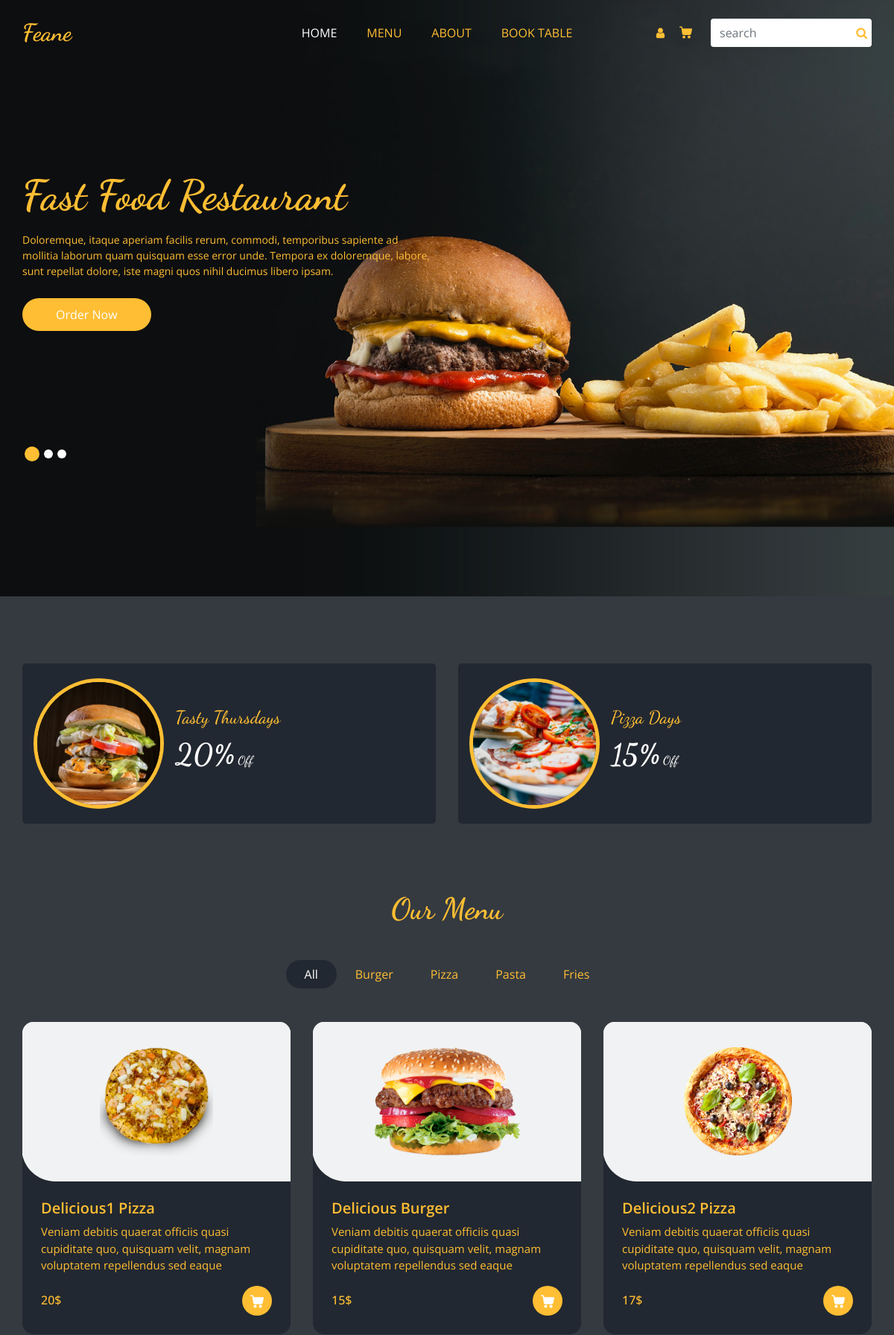
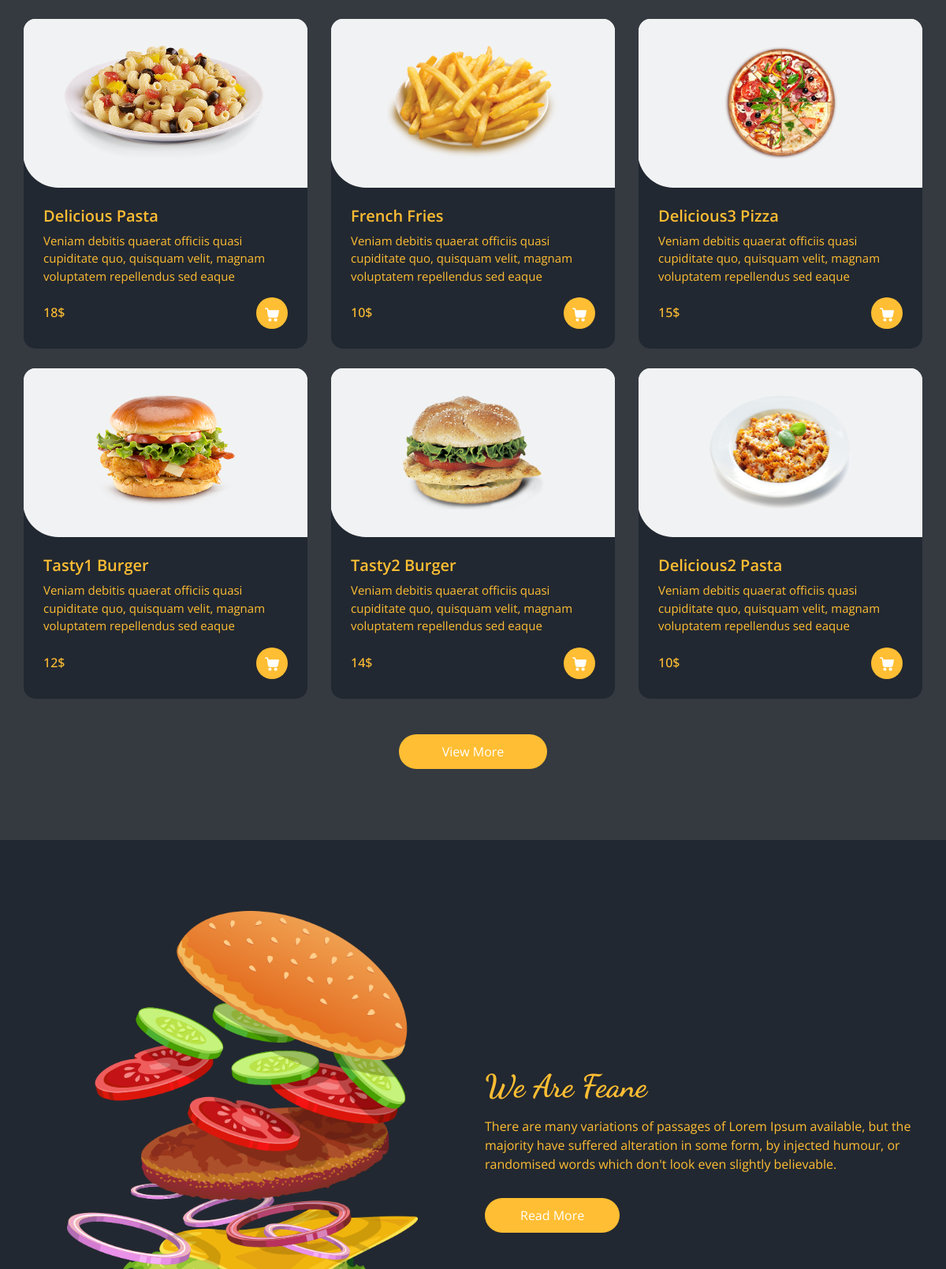
The page / (upper part) on the database its author committed (2 pictures, top to bottom).
### tables this page shows
CREATE TABLE `slide_bar` (
  `id_slidebar` int(11) NOT NULL,
  `img_slidebar` varchar(150) NOT NULL,
  `title_slidebar` varchar(100) NOT NULL,
  `title_slidebar2` varchar(100) NOT NULL,
  `title_slidebar3` varchar(100) NOT NULL
);

CREATE TABLE `header` (
  `id_header` int(11) NOT NULL,
  `img_tab` text NOT NULL,
  `title_tab` varchar(100) NOT NULL,
  `name_logo` varchar(100) NOT NULL
);

CREATE TABLE `offers` (
  `id_offers` int(11) NOT NULL,
  `img_offers` text NOT NULL,
  `title_offers` varchar(80) NOT NULL,
  `offer` varchar(50) NOT NULL
);

CREATE TABLE `mneu_home` (
  `id_MneuCart_home` int(11) NOT NULL,
  `img_MneuCart_home` text NOT NULL,
  `name_MneuCart_home` varchar(100) NOT NULL,
  `content_MneuCart_home` varchar(500) NOT NULL,
  `price_MneuCart_home` varchar(70) NOT NULL,
  `mneus_home` varchar(150) NOT NULL
);

CREATE TABLE `about_home` (
  `id_about_home` int(11) NOT NULL,
  `img_about_home` text NOT NULL,
  `title_about_home` varchar(120) NOT NULL,
  `discraption_about_home` varchar(500) NOT NULL
);

### index.php (the view, shortened to what this page needs)
<?php
include "./includes/header.php";
include "./function_mneu.php";
?>
<body>
  <div class="hero_area">
    <div class="bg-box">
      <?php
         $select="SELECT `img_slidebar` FROM `slide_bar`";
         $query=mysqli_query($conn , $select);
         while($row=mysqli_fetch_assoc($query)):
      ?>
      <img src="Dashboard/upload/<?php echo $row['img_slidebar'] ?>" alt="">
      <?php endwhile; ?>
    </div>
    <header class="header_section">
      <div class="container">
        <nav class="navbar navbar-expand-lg custom_nav-container ">
          <a class="navbar-brand" href=" ">
            <?php
              $query = "SELECT * FROM `header`";
              $result = mysqli_query($conn , $query);
              while($row = mysqli_fetch_assoc($result)) :
            ?>
              <span>
                <?php echo $row['name_logo'] ?>
              </span>
            <?php endwhile; ?>
          </a>
          <div class="collapse navbar-collapse" id="navbarSupportedContent">
            <ul class="navbar-nav  mx-auto ">
              <li class="nav-item active">
                <a class="nav-link" href="index.php">Home <span class="sr-only">(current)</span></a>
              </li>
              <li class="nav-item">
                <a class="nav-link" href="./menu.php">Menu</a>
              </li>
              <li class="nav-item">
                <a class="nav-link" href="./about.php">About</a>
              </li>
              <li class="nav-item">
                <a class="nav-link" href="./book.php">Book Table</a>
              </li>
            </ul>
            <?php include "./includes/nav-header.php"; ?>
          </div>
        </nav>
      </div>
    </header>
    <section class="slider_section">
      <?php
         $select="SELECT * FROM `slide_bar`";
         $query=mysqli_query($conn , $select);
         while($row=mysqli_fetch_assoc($query)):
      ?>
      <div id="customCarousel1" class="carousel slide" data-ride="carousel">
        <div class="carousel-inner">
          <div class="carousel-item active">
            <div class="container ">
              <div class="row">
                <div class="col-md-7 col-lg-6 ">
                  <div class="detail-box">
                    <h1 class="text-oranges">
                      <?php echo $row['title_slidebar'] ?>
                    </h1>
                    <p class="text-oranges">
                      Doloremque, itaque aperiam facilis rerum, commodi, temporibus sapiente ad mollitia laborum quam quisquam esse error unde. Tempora ex doloremque, labore, sunt repellat dolore, iste magni quos nihil ducimus libero ipsam.
                    </p>
                    <div class="btn-box">
                      <a href="" class="btn1">
                        Order Now
                      </a>
                    </div>
                  </div>
                </div>
              </div>
            </div>
          </div>
        </div>
        <div class="container">
          <ol class="carousel-indicators">
            <li data-target="#customCarousel1" data-slide-to="0" class="active"></li>
            <li data-target="#customCarousel1" data-slide-to="1"></li>
            <li data-target="#customCarousel1" data-slide-to="2"></li>
          </ol>
        </div>
      </div>
      <?php endwhile; ?>
    </section>
  </div>
  <section class="offer_section layout_padding-bottom">
    <div class="offer_container">
      <div class="container">
        <div class="row">
          <?php
                $select="SELECT * FROM `offers`";
                $query=mysqli_query($conn , $select);
                while($row=mysqli_fetch_assoc($query)):
          ?>
          <div class="col-md-6  ">
            <div class="box ">
              <div class="img-box">
                <img src="Dashboard/upload/<?php echo $row['img_offers'] ?>" alt="">
              </div>
              <div class="detail-box">
                <h5 class="text-oranges">
                  <?php echo $row['title_offers'] ?>
                </h5>
                <h6>
                  <span><?php echo $row['offer'] ?>%</span> Off
                </h6>
              </div>
            </div>
          </div>
          <?php endwhile; ?>
        </div>
      </div>
    </div>
  </section>
  <section class="food_section layout_padding-bottom">
    <div class="container">
      <div class="heading_container heading_center">
        <h2 class="text-oranges">
          Our Menu
        </h2>
      </div>
      <ul class="filters_menu">
        <li class="active text-oranges" data-filter="*">All</li>
        <li data-filter=".burger" class="text-oranges">Burger</li>
        <li data-filter=".pizza" class="text-oranges">Pizza</li>
        <li data-filter=".pasta" class="text-oranges">Pasta</li>
        <li data-filter=".fries" class="text-oranges">Fries</li>
      </ul>
      <div class="filters-content">
        <div class="row grid">
          <?php
            $select="SELECT * FROM `mneu_home` LIMIT 9";
            $query=mysqli_query($conn , $select);
            while($row=mysqli_fetch_assoc($query)):
          ?>
          <form action="" method="post">
            <div class="col-sm-6 col-lg-4 all <?php echo $row['mneus_home'] ?>">
              <div class="box">
                <div class="text-oranges">
                  <div class="img-box">
                    <img src="Dashboard/upload/<?php echo $row['img_MneuCart_home'] ?>" alt="">
                  </div>
                  <div class="detail-box">
                    <h5>
                      <?php echo $row['name_MneuCart_home'] ?>
                    </h5>
                    <p>
                      <?php echo $row['content_MneuCart_home'] ?>
                    </p>
                    <div class="options">
                      <h6>
                        <?php echo $row['price_MneuCart_home'] ?>$
                      </h6>
                      <?php if(!empty($_SESSION['id_user'])): ?>
                        <a>
                          <button class="btn" type="submit" name="add_cart">
                            <svg version="1.1" id="Capa_1" xmlns="http://www.w3.org/2000/svg" xmlns:xlink="http://www.w3.org/1999/xlink" x="0px" y="0px" viewBox="0 0 456.029 456.029" style="enable-background:new 0 0 456.029 456.029;" xml:space="preserve">
                              <g>
                                <g>
                                  <path d="M345.6,338.862c-29.184,0-53.248,23.552-53.248,53.248c0,29.184,23.552,53.248,53.248,53.248
                              c29.184,0,53.248-23.552,53.248-53.248C398.336,362.926,374.784,338.862,345.6,338.862z" />
                                </g>
                              </g>
                              <g>
                                <g>
                                  <path d="M439.296,84.91c-1.024,0-2.56-0.512-4.096-0.512H112.64l-5.12-34.304C104.448,27.566,84.992,10.67,61.952,10.67H20.48
                              C9.216,10.67,0,19.886,0,31.15c0,11.264,9.216,20.48,20.48,20.48h41.472c2.56,0,4.608,2.048,5.12,4.608l31.744,216.064
                              c4.096,27.136,27.648,47.616,55.296,47.616h212.992c26.624,0,49.664-18.944,55.296-45.056l33.28-166.4
                              C457.728,97.71,450.56,86.958,439.296,84.91z" />
                                </g>
                              </g>
                              <g>
                                <g>
                                  <path d="M215.04,389.55c-1.024-28.16-24.576-50.688-52.736-50.688c-29.696,1.536-52.224,26.112-51.2,55.296
                              c1.024,28.16,24.064,50.688,52.224,50.688h1.024C193.536,443.31,216.576,418.734,215.04,389.55z" />
                                </g>
                              </g>
                            </svg>
                          </button>
                        </a>
                      <?php else: ?>
                        <a href="login.php">
                          <button class="btn"">
                          </button>
                        </a>
                      <?php endif; ?>
                    </div>
                  </div>
                </div>
              </div>
            </div>
          </form>
          <?php endwhile; ?>
        </div>
      </div>
      <div class="btn-box">
        <a href="./menu.php">
          View More
        </a>
      </div>
    </div>
  </section>
  <section class="about_section layout_padding">
    <div class="container text-oranges">
    <?php
      $select="SELECT * FROM `about_home`";
      $query=mysqli_query($conn , $select);
      while($row=mysqli_fetch_assoc($query)):
    ?>
      <div class="row">
        <div class="col-md-6 ">
          <div class="img-box">
            <img src="Dashboard/upload/<?php echo $row['img_about_home'] ?>" alt="">
          </div>
        </div>
        <div class="col-md-6">
          <div class="detail-box">
            <div class="heading_container">
              <h2>
                <?php echo $row['title_about_home'] ?>
              </h2>
            </div>
            <p>
                <?php echo $row['discraption_about_home'] ?>
            </p>
            <a href="./about.php">
              Read More
            </a>
          </div>
        </div>
      </div>
      <?php endwhile; ?>
    </div>
  </section>
 <?php include "./includes/footer.php"; ?>

### css/Responsives.css (style rules this page uses)
@media (min-width: 1200px) { .container { max-width: 1170px; } }

### rows shown on the page
slide_bar: img_slidebar (picture), title_slidebar "Fast Food Restaurant"
header: name_logo "Feane"
offers: img_offers (picture), title_offers "Tasty Thursdays", offer "20"
offers: img_offers (picture), title_offers "Pizza Days", offer "15"
mneu_home: img_MneuCart_home (picture), name_MneuCart_home "Delicious1 Pizza", content_MneuCart_home "Veniam debitis quaerat officiis quasi cupiditate quo, quisquam velit, magnam voluptatem repellendus sed eaque", price_MneuCart_home "20"
mneu_home: img_MneuCart_home (picture), name_MneuCart_home "Delicious Burger", content_MneuCart_home "Veniam debitis quaerat officiis quasi cupiditate quo, quisquam velit, magnam voluptatem repellendus sed eaque", price_MneuCart_home "15"
mneu_home: img_MneuCart_home (picture), name_MneuCart_home "Delicious2 Pizza", content_MneuCart_home "Veniam debitis quaerat officiis quasi cupiditate quo, quisquam velit, magnam voluptatem repellendus sed eaque", price_MneuCart_home "17"
mneu_home: img_MneuCart_home (picture), name_MneuCart_home "Delicious Pasta", content_MneuCart_home "Veniam debitis quaerat officiis quasi cupiditate quo, quisquam velit, magnam voluptatem repellendus sed eaque", price_MneuCart_home "18"
mneu_home: img_MneuCart_home (picture), name_MneuCart_home "French Fries", content_MneuCart_home "Veniam debitis quaerat officiis quasi cupiditate quo, quisquam velit, magnam voluptatem repellendus sed eaque", price_MneuCart_home "10"
mneu_home: img_MneuCart_home (picture), name_MneuCart_home "Delicious3 Pizza", content_MneuCart_home "Veniam debitis quaerat officiis quasi cupiditate quo, quisquam velit, magnam voluptatem repellendus sed eaque", price_MneuCart_home "15"
mneu_home: img_MneuCart_home (picture), name_MneuCart_home "Tasty1 Burger", content_MneuCart_home "Veniam debitis quaerat officiis quasi cupiditate quo, quisquam velit, magnam voluptatem repellendus sed eaque", price_MneuCart_home "12"
mneu_home: img_MneuCart_home (picture), name_MneuCart_home "Tasty2 Burger", content_MneuCart_home "Veniam debitis quaerat officiis quasi cupiditate quo, quisquam velit, magnam voluptatem repellendus sed eaque", price_MneuCart_home "14"
mneu_home: img_MneuCart_home (picture), name_MneuCart_home "Delicious2 Pasta", content_MneuCart_home "Veniam debitis quaerat officiis quasi cupiditate quo, quisquam velit, magnam voluptatem repellendus sed eaque", price_MneuCart_home "10"
about_home: img_about_home (picture), title_about_home "We Are Feane", discraption_about_home "There are many variations of passages of Lorem Ipsum available, but the majority have suffered alteration in some form, by injected humour, or randomised words which don't look even slightly believable."
